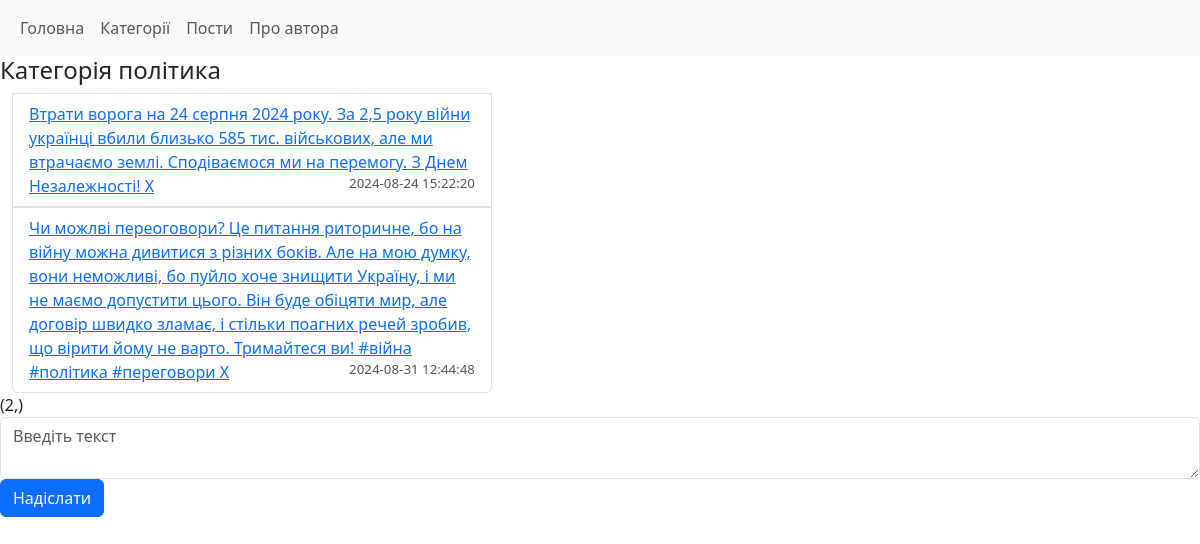
The page /post/category/4 on the database its author committed.
### tables this page shows
CREATE TABLE category (id INTEGER PRIMARY KEY AUTOiNCREMENT,
name TEXT
);

CREATE TABLE post (id INTEGER PRIMARY KEY AUTOINCREMENT, category_id INTEGER NOT NULL, text TEXT, datetime DATETIME NOT NULL DEFAULT CURRENT_TIMESTAMP, FOREIGN KEY (category_id) REFERENCES category(id) );

### main.py (the view)
@app.route('/post/category/<id>', methods=["GET", "POST"])
def posts_in_category(id):
    if request.method == "POST":
        post_text = request.form.get("text_input")
        if len(post_text) > 0:
            db.addPosts(id, post_text)
            return redirect(f'/post/category/{id}')
    return render_template("post_categories.html", posts_list=db.getPostsInCategories(id), name=db.getCategoryByID(id)[0], amount=db.getAmount(id))

### db.py (called while the page is built)
def open():
    global conn, cursor
    conn = sqlite3.connect(db_name)
    cursor = conn.cursor()

def close():
    cursor.close()
    conn.close()

def getPostsInCategories(id):
    open()
    cursor.execute("SELECT * FROM post WHERE category_id==?", id)
    result = cursor.fetchall()
    close()
    return result

def getCategoryByID(id):
    open()
    cursor.execute("SELECT name FROM category WHERE id==?", id)
    result = cursor.fetchone()
    close()
    return result

def getAmount(category_id):
    open()
    cursor.execute("SELECT count(id) FROM post WHERE category_id == ?", category_id)
    result = cursor.fetchone()
    close()
    return result

### templates/post_categories.html
{% extends 'base.html' %}
{% block content %}
<h4>Категорія {{name}}</h4>
<div class="posts-list">
   <ul class="list-group">
      {% for p in posts_list %}
      <a href="/post/view/{{p[0]}}">
         <li class="list-group-item">
            {{ p[2] }}
            <span class="delete">
               <a href="/post/delete/{{ p[0] }}">X</a>
            </span>
            <span class="date">{{ p[3] }}</span>
         </li>
      </a>
      {% endfor %}
   </ul>
</div>
{{ amount }}
<div class="mb-3">
   <form method="post">
      <textarea type="text" name="text_input" placeholder="Введіть текст" id="1" class="form-control"></textarea>
      <input type="submit" name="submit" value="Надіслати" id="2" class="btn btn-primary">
   </form>
</div>
{% endblock %}

### static/style.css (style rules this page uses)
body { background: #FFFFFF }
.posts-list { margin-left: 1%; width: 40% }
.date { font-size: smaller; color: #555; float: right; }
.delete { position: relative; bottom: 15px; float: right; }

### rows shown on the page
category: name "політика"
post: text "Втрати ворога на 24 серпня 2024 року. За 2,5 року війни українці вбили близько 585 тис. військових, але ми втрачаємо землі. Сподіваємося ми на перемогу. З Днем Незалежності!", datetime "2024-08-24 15:22:20"
post: text "Чи можлві переоговори? Це питання риторичне, бо на війну можна дивитися з різних боків. Але на мою думку, вони неможливі, бо пуйло хоче знищити Україну, і ми не маємо допустити цього. Він буде обіцяти мир, але договір швидко зламає, і стільки поагних речей зробив, що вірити йому не варто. Тримайтеся ви! #війна #політика #переговори", datetime "2024-08-31 12:44:48"

### other values the page prints
{{ amount }} "(2,)"
